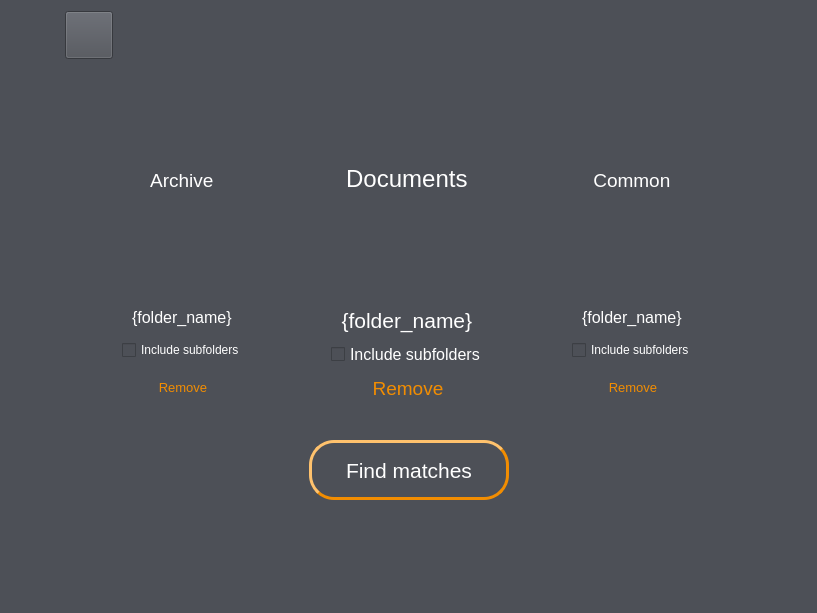
<?xml version="1.0" encoding="UTF-8"?>
<ui version="4.0">
    <class>home_widget</class>
    <widget class="QWidget" name="home_widget">
        <property name="geometry">
            <rect>
                <x>0</x>
                <y>0</y>
                <width>817</width>
                <height>613</height>
            </rect>
        </property>
        <property name="styleSheet">
            <string notr="true">background-color: rgb(77, 80, 87);</string>
        </property>
        <layout class="QVBoxLayout" name="verticalLayout">
            <item>
                <layout class="QHBoxLayout" name="lang_layout">
                    <item>
                        <widget class="QPushButton" name="ger_button">
                            <property name="enabled">
                                <bool>true</bool>
                            </property>
                            <property name="sizePolicy">
                                <sizepolicy hsizetype="Fixed" vsizetype="Fixed">
                                    <horstretch>0</horstretch>
                                    <verstretch>0</verstretch>
                                </sizepolicy>
                            </property>
                            <property name="minimumSize">
                                <size>
                                    <width>48</width>
                                    <height>48</height>
                                </size>
                            </property>
                            <property name="maximumSize">
                                <size>
                                    <width>48</width>
                                    <height>48</height>
                                </size>
                            </property>
                            <property name="font">
                                <font>
                                    <pointsize>10</pointsize>
                                </font>
                            </property>
                            <property name="styleSheet">
                                <string notr="true">:!checked:hover{
                                    background-color: #5f636c;
                                    }

                                    :checked{
                                    border-style: outset;
                                    }
                                </string>
                            </property>
                            <property name="text">
                                <string/>
                            </property>
                            <property name="icon">
                                <iconset resource="../res/resources.qrc">
                                    <normaloff>:/ger_flag.png</normaloff>:/ger_flag.png
                                </iconset>
                            </property>
                            <property name="iconSize">
                                <size>
                                    <width>32</width>
                                    <height>32</height>
                                </size>
                            </property>
                            <property name="checkable">
                                <bool>true</bool>
                            </property>
                            <property name="checked">
                                <bool>true</bool>
                            </property>
                            <property name="autoDefault">
                                <bool>false</bool>
                            </property>
                            <property name="default">
                                <bool>false</bool>
                            </property>
                        </widget>
                    </item>
                    <item>
                        <widget class="QPushButton" name="eng_button">
                            <property name="sizePolicy">
                                <sizepolicy hsizetype="Fixed" vsizetype="Fixed">
                                    <horstretch>0</horstretch>
                                    <verstretch>0</verstretch>
                                </sizepolicy>
                            </property>
                            <property name="minimumSize">
                                <size>
                                    <width>48</width>
                                    <height>48</height>
                                </size>
                            </property>
                            <property name="maximumSize">
                                <size>
                                    <width>48</width>
                                    <height>48</height>
                                </size>
                            </property>
                            <property name="font">
                                <font>
                                    <pointsize>10</pointsize>
                                </font>
                            </property>
                            <property name="styleSheet">
                                <string notr="true">:!checked:hover{
                                    background-color: #5f636c;
                                    }

                                    :checked{
                                    border-style: outset;
                                    }
                                </string>
                            </property>
                            <property name="text">
                                <string/>
                            </property>
                            <property name="icon">
                                <iconset resource="../res/resources.qrc">
                                    <normaloff>:/uk_flag.png</normaloff>:/uk_flag.png
                                </iconset>
                            </property>
                            <property name="iconSize">
                                <size>
                                    <width>32</width>
                                    <height>32</height>
                                </size>
                            </property>
                            <property name="checkable">
                                <bool>true</bool>
                            </property>
                            <property name="checked">
                                <bool>false</bool>
                            </property>
                            <property name="autoDefault">
                                <bool>false</bool>
                            </property>
                            <property name="default">
                                <bool>false</bool>
                            </property>
                        </widget>
                    </item>
                    <item>
                        <spacer name="lang_right_spacer">
                            <property name="orientation">
                                <enum>Qt::Horizontal</enum>
                            </property>
                            <property name="sizeHint" stdset="0">
                                <size>
                                    <width>40</width>
                                    <height>20</height>
                                </size>
                            </property>
                        </spacer>
                    </item>
                </layout>
            </item>
            <item>
                <spacer name="lang_heading_spacer">
                    <property name="orientation">
                        <enum>Qt::Vertical</enum>
                    </property>
                    <property name="sizeType">
                        <enum>QSizePolicy::Fixed</enum>
                    </property>
                    <property name="sizeHint" stdset="0">
                        <size>
                            <width>20</width>
                            <height>20</height>
                        </size>
                    </property>
                </spacer>
            </item>
            <item>
                <widget class="QLabel" name="logo_label">
                    <property name="sizePolicy">
                        <sizepolicy hsizetype="Expanding" vsizetype="Fixed">
                            <horstretch>0</horstretch>
                            <verstretch>0</verstretch>
                        </sizepolicy>
                    </property>
                    <property name="minimumSize">
                        <size>
                            <width>0</width>
                            <height>43</height>
                        </size>
                    </property>
                    <property name="maximumSize">
                        <size>
                            <width>16777215</width>
                            <height>16777215</height>
                        </size>
                    </property>
                    <property name="text">
                        <string>&lt;html&gt;&lt;head/&gt;&lt;body&gt;&lt;p align=&quot;center&quot;&gt;&lt;img src=&quot;:/logo.png&quot;/&gt;&lt;/p&gt;&lt;/body&gt;&lt;/html&gt;</string>
                    </property>
                </widget>
            </item>
            <item>
                <spacer name="heading_inputs_spacer">
                    <property name="orientation">
                        <enum>Qt::Vertical</enum>
                    </property>
                    <property name="sizeType">
                        <enum>QSizePolicy::Fixed</enum>
                    </property>
                    <property name="sizeHint" stdset="0">
                        <size>
                            <width>20</width>
                            <height>30</height>
                        </size>
                    </property>
                </spacer>
            </item>
            <item>
                <layout class="QHBoxLayout" name="inputs_layout">
                    <item>
                        <spacer name="inputs_left_spacer">
                            <property name="orientation">
                                <enum>Qt::Horizontal</enum>
                            </property>
                            <property name="sizeHint" stdset="0">
                                <size>
                                    <width>40</width>
                                    <height>20</height>
                                </size>
                            </property>
                        </spacer>
                    </item>
                    <item>
                        <layout class="QVBoxLayout" name="archive_layout">
                            <item alignment="Qt::AlignBottom">
                                <widget class="QLabel" name="archive_label">
                                    <property name="sizePolicy">
                                        <sizepolicy hsizetype="Minimum" vsizetype="Minimum">
                                            <horstretch>0</horstretch>
                                            <verstretch>0</verstretch>
                                        </sizepolicy>
                                    </property>
                                    <property name="minimumSize">
                                        <size>
                                            <width>90</width>
                                            <height>25</height>
                                        </size>
                                    </property>
                                    <property name="text">
                                        <string>&lt;html&gt;&lt;head/&gt;&lt;body&gt;&lt;p align=&quot;center&quot;&gt;&lt;span
                                            style=&quot; font-size:14pt; color:#ffffff;&quot;&gt;Archive&lt;/span&gt;&lt;/p&gt;&lt;/body&gt;&lt;/html&gt;
                                        </string>
                                    </property>
                                </widget>
                            </item>
                            <item alignment="Qt::AlignHCenter|Qt::AlignBottom">
                                <widget class="QPushButton" name="archive_dir_button">
                                    <property name="sizePolicy">
                                        <sizepolicy hsizetype="Fixed" vsizetype="Fixed">
                                            <horstretch>0</horstretch>
                                            <verstretch>0</verstretch>
                                        </sizepolicy>
                                    </property>
                                    <property name="minimumSize">
                                        <size>
                                            <width>100</width>
                                            <height>100</height>
                                        </size>
                                    </property>
                                    <property name="maximumSize">
                                        <size>
                                            <width>100</width>
                                            <height>100</height>
                                        </size>
                                    </property>
                                    <property name="font">
                                        <font>
                                            <pointsize>10</pointsize>
                                        </font>
                                    </property>
                                    <property name="styleSheet">
                                        <string notr="true">QPushButton {
                                            border-radius: 50%;
                                            border-style: outset;
                                            }

                                            :hover{
                                            background-color: #5f636c;
                                            }


                                            :pressed {
                                            border-style: inset;
                                            }
                                        </string>
                                    </property>
                                    <property name="text">
                                        <string/>
                                    </property>
                                    <property name="icon">
                                        <iconset resource="../res/resources.qrc">
                                            <normaloff>:/inbox_white.png</normaloff>:/inbox_white.png
                                        </iconset>
                                    </property>
                                    <property name="iconSize">
                                        <size>
                                            <width>72</width>
                                            <height>72</height>
                                        </size>
                                    </property>
                                    <property name="autoDefault">
                                        <bool>false</bool>
                                    </property>
                                    <property name="default">
                                        <bool>false</bool>
                                    </property>
                                </widget>
                            </item>
                            <item alignment="Qt::AlignHCenter|Qt::AlignTop">
                                <widget class="QLabel" name="archive_dir_label">
                                    <property name="sizePolicy">
                                        <sizepolicy hsizetype="Minimum" vsizetype="Minimum">
                                            <horstretch>0</horstretch>
                                            <verstretch>0</verstretch>
                                        </sizepolicy>
                                    </property>
                                    <property name="minimumSize">
                                        <size>
                                            <width>0</width>
                                            <height>25</height>
                                        </size>
                                    </property>
                                    <property name="text">
                                        <string>&lt;html&gt;&lt;head/&gt;&lt;body&gt;&lt;p align=&quot;center&quot;&gt;&lt;span
                                            style=&quot; font-size:12pt; color:#ffffff;&quot;&gt;{folder_name}&lt;/span&gt;&lt;/p&gt;&lt;/body&gt;&lt;/html&gt;
                                        </string>
                                    </property>
                                </widget>
                            </item>
                            <item alignment="Qt::AlignHCenter|Qt::AlignTop">
                                <widget class="QCheckBox" name="archive_rec_check_box">
                                    <property name="styleSheet">
                                        <string notr="true">color: rgb(255, 255, 255);</string>
                                    </property>
                                    <property name="text">
                                        <string>Include subfolders</string>
                                    </property>
                                </widget>
                            </item>
                            <item alignment="Qt::AlignHCenter|Qt::AlignTop">
                                <widget class="QPushButton" name="archive_rmdir_button">
                                    <property name="sizePolicy">
                                        <sizepolicy hsizetype="Minimum" vsizetype="Minimum">
                                            <horstretch>0</horstretch>
                                            <verstretch>0</verstretch>
                                        </sizepolicy>
                                    </property>
                                    <property name="minimumSize">
                                        <size>
                                            <width>0</width>
                                            <height>25</height>
                                        </size>
                                    </property>
                                    <property name="font">
                                        <font>
                                            <pointsize>10</pointsize>
                                        </font>
                                    </property>
                                    <property name="styleSheet">
                                        <string notr="true">QPushButton {
                                            color: #f28d01;
                                            }

                                            :hover{
                                            color: #b56900;
                                            }
                                        </string>
                                    </property>
                                    <property name="text">
                                        <string>Remove</string>
                                    </property>
                                    <property name="flat">
                                        <bool>true</bool>
                                    </property>
                                </widget>
                            </item>
                        </layout>
                    </item>
                    <item>
                        <spacer name="archive_docs_spacer">
                            <property name="orientation">
                                <enum>Qt::Horizontal</enum>
                            </property>
                            <property name="sizeType">
                                <enum>QSizePolicy::Fixed</enum>
                            </property>
                            <property name="sizeHint" stdset="0">
                                <size>
                                    <width>80</width>
                                    <height>20</height>
                                </size>
                            </property>
                        </spacer>
                    </item>
                    <item>
                        <layout class="QVBoxLayout" name="docs_layout">
                            <item alignment="Qt::AlignBottom">
                                <widget class="QLabel" name="docs_label">
                                    <property name="sizePolicy">
                                        <sizepolicy hsizetype="Minimum" vsizetype="Minimum">
                                            <horstretch>0</horstretch>
                                            <verstretch>0</verstretch>
                                        </sizepolicy>
                                    </property>
                                    <property name="minimumSize">
                                        <size>
                                            <width>100</width>
                                            <height>30</height>
                                        </size>
                                    </property>
                                    <property name="text">
                                        <string>&lt;html&gt;&lt;head/&gt;&lt;body&gt;&lt;p align=&quot;center&quot;&gt;&lt;span
                                            style=&quot; font-size:18pt; color:#ffffff;&quot;&gt;Documents&lt;/span&gt;&lt;/p&gt;&lt;/body&gt;&lt;/html&gt;
                                        </string>
                                    </property>
                                </widget>
                            </item>
                            <item alignment="Qt::AlignHCenter|Qt::AlignVCenter">
                                <widget class="QPushButton" name="docs_dir_button">
                                    <property name="sizePolicy">
                                        <sizepolicy hsizetype="Fixed" vsizetype="Fixed">
                                            <horstretch>0</horstretch>
                                            <verstretch>0</verstretch>
                                        </sizepolicy>
                                    </property>
                                    <property name="minimumSize">
                                        <size>
                                            <width>100</width>
                                            <height>100</height>
                                        </size>
                                    </property>
                                    <property name="maximumSize">
                                        <size>
                                            <width>128</width>
                                            <height>128</height>
                                        </size>
                                    </property>
                                    <property name="font">
                                        <font>
                                            <pointsize>10</pointsize>
                                        </font>
                                    </property>
                                    <property name="styleSheet">
                                        <string notr="true">QPushButton {
                                            border-radius: 50%;
                                            border-style: outset;
                                            }

                                            :hover{
                                            background-color: #5f636c;
                                            }


                                            :pressed {
                                            border-style: inset;
                                            }
                                        </string>
                                    </property>
                                    <property name="text">
                                        <string/>
                                    </property>
                                    <property name="icon">
                                        <iconset resource="../res/resources.qrc">
                                            <normaloff>:/add_circle_orange.png</normaloff>:/add_circle_orange.png
                                        </iconset>
                                    </property>
                                    <property name="iconSize">
                                        <size>
                                            <width>96</width>
                                            <height>96</height>
                                        </size>
                                    </property>
                                    <property name="autoDefault">
                                        <bool>false</bool>
                                    </property>
                                    <property name="default">
                                        <bool>false</bool>
                                    </property>
                                </widget>
                            </item>
                            <item alignment="Qt::AlignTop">
                                <widget class="QLabel" name="docs_dir_label">
                                    <property name="sizePolicy">
                                        <sizepolicy hsizetype="Minimum" vsizetype="Minimum">
                                            <horstretch>0</horstretch>
                                            <verstretch>0</verstretch>
                                        </sizepolicy>
                                    </property>
                                    <property name="minimumSize">
                                        <size>
                                            <width>0</width>
                                            <height>30</height>
                                        </size>
                                    </property>
                                    <property name="text">
                                        <string>&lt;html&gt;&lt;head/&gt;&lt;body&gt;&lt;p align=&quot;center&quot;&gt;&lt;span
                                            style=&quot; font-size:16pt; color:#ffffff;&quot;&gt;{folder_name}&lt;/span&gt;&lt;/p&gt;&lt;/body&gt;&lt;/html&gt;
                                        </string>
                                    </property>
                                </widget>
                            </item>
                            <item alignment="Qt::AlignTop">
                                <widget class="QCheckBox" name="docs_rec_check_box">
                                    <property name="font">
                                        <font>
                                            <pointsize>12</pointsize>
                                        </font>
                                    </property>
                                    <property name="styleSheet">
                                        <string notr="true">color: rgb(255, 255, 255);</string>
                                    </property>
                                    <property name="text">
                                        <string>Include subfolders</string>
                                    </property>
                                </widget>
                            </item>
                            <item alignment="Qt::AlignHCenter|Qt::AlignTop">
                                <widget class="QPushButton" name="docs_rmdir_button">
                                    <property name="sizePolicy">
                                        <sizepolicy hsizetype="Minimum" vsizetype="Minimum">
                                            <horstretch>0</horstretch>
                                            <verstretch>0</verstretch>
                                        </sizepolicy>
                                    </property>
                                    <property name="minimumSize">
                                        <size>
                                            <width>0</width>
                                            <height>25</height>
                                        </size>
                                    </property>
                                    <property name="font">
                                        <font>
                                            <pointsize>14</pointsize>
                                        </font>
                                    </property>
                                    <property name="styleSheet">
                                        <string notr="true">QPushButton {
                                            color: #f28d01;
                                            }

                                            :hover{
                                            color: #b56900;
                                            }
                                        </string>
                                    </property>
                                    <property name="text">
                                        <string>Remove</string>
                                    </property>
                                    <property name="flat">
                                        <bool>true</bool>
                                    </property>
                                </widget>
                            </item>
                        </layout>
                    </item>
                    <item>
                        <spacer name="docs_common_spacer">
                            <property name="orientation">
                                <enum>Qt::Horizontal</enum>
                            </property>
                            <property name="sizeType">
                                <enum>QSizePolicy::Fixed</enum>
                            </property>
                            <property name="sizeHint" stdset="0">
                                <size>
                                    <width>80</width>
                                    <height>20</height>
                                </size>
                            </property>
                        </spacer>
                    </item>
                    <item>
                        <layout class="QVBoxLayout" name="common_layout">
                            <item alignment="Qt::AlignBottom">
                                <widget class="QLabel" name="common_label">
                                    <property name="sizePolicy">
                                        <sizepolicy hsizetype="Minimum" vsizetype="Minimum">
                                            <horstretch>0</horstretch>
                                            <verstretch>0</verstretch>
                                        </sizepolicy>
                                    </property>
                                    <property name="minimumSize">
                                        <size>
                                            <width>90</width>
                                            <height>25</height>
                                        </size>
                                    </property>
                                    <property name="text">
                                        <string>&lt;html&gt;&lt;head/&gt;&lt;body&gt;&lt;p align=&quot;center&quot;&gt;&lt;span
                                            style=&quot; font-size:14pt; color:#ffffff;&quot;&gt;Common&lt;/span&gt;&lt;/p&gt;&lt;/body&gt;&lt;/html&gt;
                                        </string>
                                    </property>
                                </widget>
                            </item>
                            <item alignment="Qt::AlignHCenter|Qt::AlignBottom">
                                <widget class="QPushButton" name="common_dir_button">
                                    <property name="sizePolicy">
                                        <sizepolicy hsizetype="Fixed" vsizetype="Fixed">
                                            <horstretch>0</horstretch>
                                            <verstretch>0</verstretch>
                                        </sizepolicy>
                                    </property>
                                    <property name="minimumSize">
                                        <size>
                                            <width>100</width>
                                            <height>100</height>
                                        </size>
                                    </property>
                                    <property name="maximumSize">
                                        <size>
                                            <width>100</width>
                                            <height>100</height>
                                        </size>
                                    </property>
                                    <property name="font">
                                        <font>
                                            <pointsize>10</pointsize>
                                        </font>
                                    </property>
                                    <property name="styleSheet">
                                        <string notr="true">QPushButton {
                                            border-radius: 50%;
                                            border-style: outset;
                                            }

                                            :hover{
                                            background-color: #5f636c;
                                            }


                                            :pressed {
                                            border-style: inset;
                                            }
                                        </string>
                                    </property>
                                    <property name="text">
                                        <string/>
                                    </property>
                                    <property name="icon">
                                        <iconset resource="../res/resources.qrc">
                                            <normaloff>:/common_white.png</normaloff>:/common_white.png
                                        </iconset>
                                    </property>
                                    <property name="iconSize">
                                        <size>
                                            <width>80</width>
                                            <height>80</height>
                                        </size>
                                    </property>
                                    <property name="autoDefault">
                                        <bool>false</bool>
                                    </property>
                                    <property name="default">
                                        <bool>false</bool>
                                    </property>
                                </widget>
                            </item>
                            <item alignment="Qt::AlignHCenter|Qt::AlignTop">
                                <widget class="QLabel" name="common_dir_label">
                                    <property name="sizePolicy">
                                        <sizepolicy hsizetype="Minimum" vsizetype="Minimum">
                                            <horstretch>0</horstretch>
                                            <verstretch>0</verstretch>
                                        </sizepolicy>
                                    </property>
                                    <property name="minimumSize">
                                        <size>
                                            <width>0</width>
                                            <height>25</height>
                                        </size>
                                    </property>
                                    <property name="text">
                                        <string>&lt;html&gt;&lt;head/&gt;&lt;body&gt;&lt;p align=&quot;center&quot;&gt;&lt;span
                                            style=&quot; font-size:12pt; color:#ffffff;&quot;&gt;{folder_name}&lt;/span&gt;&lt;/p&gt;&lt;/body&gt;&lt;/html&gt;
                                        </string>
                                    </property>
                                </widget>
                            </item>
                            <item alignment="Qt::AlignHCenter|Qt::AlignTop">
                                <widget class="QCheckBox" name="common_rec_check_box">
                                    <property name="styleSheet">
                                        <string notr="true">color: rgb(255, 255, 255);</string>
                                    </property>
                                    <property name="text">
                                        <string>Include subfolders</string>
                                    </property>
                                </widget>
                            </item>
                            <item alignment="Qt::AlignHCenter|Qt::AlignTop">
                                <widget class="QPushButton" name="common_rmdir_button">
                                    <property name="sizePolicy">
                                        <sizepolicy hsizetype="Minimum" vsizetype="Minimum">
                                            <horstretch>0</horstretch>
                                            <verstretch>0</verstretch>
                                        </sizepolicy>
                                    </property>
                                    <property name="minimumSize">
                                        <size>
                                            <width>0</width>
                                            <height>25</height>
                                        </size>
                                    </property>
                                    <property name="font">
                                        <font>
                                            <pointsize>10</pointsize>
                                        </font>
                                    </property>
                                    <property name="styleSheet">
                                        <string notr="true">QPushButton {
                                            color: #f28d01;
                                            }

                                            :hover{
                                            color: #b56900;
                                            }
                                        </string>
                                    </property>
                                    <property name="text">
                                        <string>Remove</string>
                                    </property>
                                    <property name="flat">
                                        <bool>true</bool>
                                    </property>
                                </widget>
                            </item>
                        </layout>
                    </item>
                    <item>
                        <spacer name="inputs_right_spacer">
                            <property name="orientation">
                                <enum>Qt::Horizontal</enum>
                            </property>
                            <property name="sizeHint" stdset="0">
                                <size>
                                    <width>40</width>
                                    <height>20</height>
                                </size>
                            </property>
                        </spacer>
                    </item>
                </layout>
            </item>
            <item>
                <spacer name="inputs_detect_spacer">
                    <property name="orientation">
                        <enum>Qt::Vertical</enum>
                    </property>
                    <property name="sizeType">
                        <enum>QSizePolicy::Fixed</enum>
                    </property>
                    <property name="sizeHint" stdset="0">
                        <size>
                            <width>20</width>
                            <height>30</height>
                        </size>
                    </property>
                </spacer>
            </item>
            <item>
                <layout class="QHBoxLayout" name="button_layout">
                    <item>
                        <spacer name="button_left_spacer">
                            <property name="orientation">
                                <enum>Qt::Horizontal</enum>
                            </property>
                            <property name="sizeHint" stdset="0">
                                <size>
                                    <width>40</width>
                                    <height>20</height>
                                </size>
                            </property>
                        </spacer>
                    </item>
                    <item>
                        <widget class="QPushButton" name="detect_button">
                            <property name="enabled">
                                <bool>false</bool>
                            </property>
                            <property name="sizePolicy">
                                <sizepolicy hsizetype="Fixed" vsizetype="Fixed">
                                    <horstretch>0</horstretch>
                                    <verstretch>0</verstretch>
                                </sizepolicy>
                            </property>
                            <property name="minimumSize">
                                <size>
                                    <width>200</width>
                                    <height>60</height>
                                </size>
                            </property>
                            <property name="maximumSize">
                                <size>
                                    <width>200</width>
                                    <height>60</height>
                                </size>
                            </property>
                            <property name="font">
                                <font>
                                    <pointsize>16</pointsize>
                                </font>
                            </property>
                            <property name="styleSheet">
                                <string notr="true">QPushButton {
                                    font-size: 16pt;
                                    border-radius: 25px;
                                    border: 3px solid rgb(242, 141, 1);
                                    border-style: outset;
                                    color: rgb(255, 255, 255);
                                    }

                                    :enabled {
                                    background-color: rgb(242, 141, 1);
                                    }

                                    :hover{
                                    background-color: #b56900;
                                    border-color: #b56900;
                                    }

                                    :pressed {
                                    border-style: inset;
                                    }
                                </string>
                            </property>
                            <property name="text">
                                <string>Find matches</string>
                            </property>
                            <property name="icon">
                                <iconset resource="../res/resources.qrc">
                                    <normaloff>:/search_white.png</normaloff>:/search_white.png
                                </iconset>
                            </property>
                            <property name="iconSize">
                                <size>
                                    <width>24</width>
                                    <height>24</height>
                                </size>
                            </property>
                            <property name="autoDefault">
                                <bool>false</bool>
                            </property>
                            <property name="default">
                                <bool>false</bool>
                            </property>
                        </widget>
                    </item>
                    <item>
                        <spacer name="button_right_spacer">
                            <property name="orientation">
                                <enum>Qt::Horizontal</enum>
                            </property>
                            <property name="sizeHint" stdset="0">
                                <size>
                                    <width>40</width>
                                    <height>20</height>
                                </size>
                            </property>
                        </spacer>
                    </item>
                </layout>
            </item>
            <item>
                <spacer name="bottom_spacer">
                    <property name="orientation">
                        <enum>Qt::Vertical</enum>
                    </property>
                    <property name="sizeHint" stdset="0">
                        <size>
                            <width>20</width>
                            <height>40</height>
                        </size>
                    </property>
                </spacer>
            </item>
        </layout>
    </widget>
    <resources>
        <include location="../res/resources.qrc"/>
    </resources>
    <connections/>
</ui>
